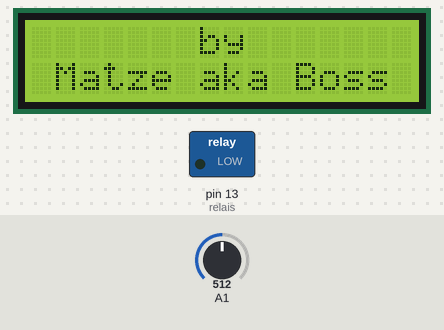
Bench run of a program on a simulated Arduino Nano, built with avr-gcc and run on an emulated ATmega328P. On the bench: 16×2 character LCD, switched loads named in the program (green lamp = pin HIGH). The test bench sets the inputs (shaded band); at power-on: A1 = 512. What the program prints to the serial monitor is not drawn.

Above: at 5.2 s.
At 11.3 s:
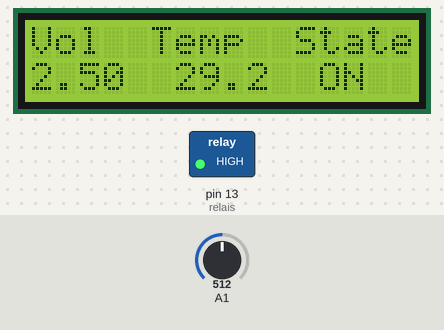
11.4 s: A1 set to 798
At 13.2 s:
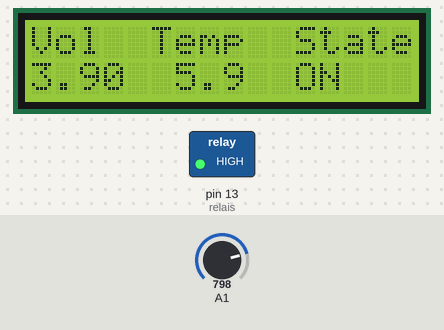
13.5 s: A1 set to 825
At 14.7 s:
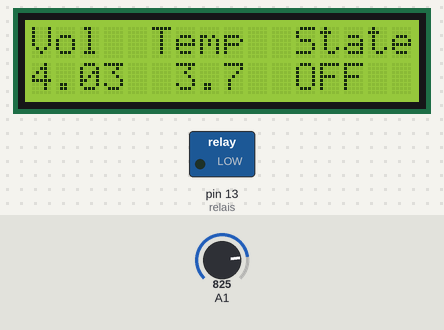
15.5 s: A1 set to 900
At 17.4 s:
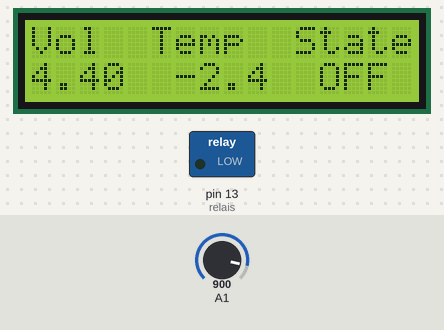
Timing chart, 0 to 18.9 s (numbered marks = the images above; inputs shaded):
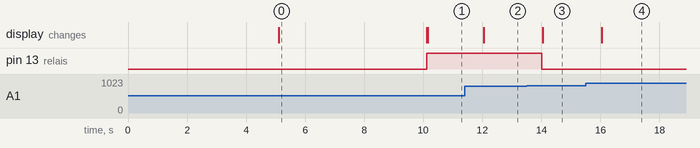

Measured:
- the behaviour switches between 809 and 810 on A1 (found by bisection; images 2 and 3)
- after the input at 11.4 s, the display: changes after 0.64 s (image 2)
- after the input at 13.5 s, pin 13 (relais): HIGH → LOW after 0.51 s; the display: changes after 0.54 s (image 3)
- after the input at 15.5 s, the display: changes after 0.54 s (image 4)
- what the display in image 0 shows lasts 5.0 s, from 5.1 s to 10.1 s

The program:

main.cpp
```cpp
#include <Arduino.h>
#include <stdlib.h>
#include <Wire.h>
#include <LiquidCrystal_I2C.h>
#include "ADCReadings.h"
#include "Interruptsetup.h"

// Pis and constants
#define voltage A1
#define relais 13

volatile bool execute = 0;

float setTemp = 7;            // Desired temperature in fridge
float hystTemp = 2;           // Allowed tolerance band for the temperature +/-
int numbMeasur = 100;         // Number of measurements for averaging adc values
float vA0off = 0.0;           // Offset A0
float vA0gain = 1.0;          // Gain for A0
float m = -16.675;            // Gain of liner regression of NTC value
float t = 70.97;              // Temperature offset of liner regression of NTC value
bool debug = true;            // True for debugging
bool relaisstate = 0;         // State of the relais
String relaisStatus = "OFF";  // State message relais
int lcd_reset_limit = 3600;   // Time in sec to reset the lcd screen to avoid buggy display
int lcd_reset_counter = 0;    // Time the lcd screen is on

// Set the LCD address to 0x27 for a 16 chars and 2 line display
LiquidCrystal_I2C lcd(0x27, 16, 2);

// Create sensor objects
ADCReadings volval(voltage, numbMeasur, vA0off, vA0gain);

void setup() {
  pinMode(relais, OUTPUT);
  interruptSetup(1024, 15624);      // prescaler and compare value https://tic.simsso.de/
  Serial.begin(9600);
  lcd.begin();
  lcd.backlight();
  lcd.setCursor(5, 0);
  lcd.print("Fridge");
  lcd.setCursor(3, 1);
  lcd.print("Controller");
  delay(5000);
  lcd.clear();
  lcd.setCursor(7, 0);
  lcd.print("by");
  lcd.setCursor(1, 1);
  lcd.print("Matze aka Boss");
  delay(5000);
  lcd.clear();
}

void loop() {

  if (execute) {
    execute = 0; // reset flag

    // Read voltage
    float valV = volval.readVoltageADC();

    // Calculate temperature
    float ntcTemp = m*valV + t;

    // Algorythm for temperature hysteresis

    if (ntcTemp > setTemp+hystTemp) {
      relaisstate = 1;
      digitalWrite(relais,relaisstate);
      relaisStatus = "ON ";
      Serial.println("To hot");
    }

    else if (ntcTemp < setTemp-hystTemp) {
      relaisstate = 0;
      digitalWrite(relais,relaisstate);
      relaisStatus = "OFF";
      Serial.println("To cold");
    }

    else if ((ntcTemp > setTemp+hystTemp) || (ntcTemp < setTemp-hystTemp)) {
      digitalWrite(relais,relaisstate);
      Serial.println("Optimal Window");
    }

    // Print values
    lcd.setCursor(0, 0);
    lcd.print("Vol  Temp  State");
    lcd.setCursor(0, 1);
    lcd.print(valV,2); lcd.print("  ");
    lcd.print(ntcTemp,1); lcd.print("  ");
    lcd.print(relaisStatus);

    // Debug values via serial communication
    if (debug) {
      Serial.println((String)"valV "+valV);
      Serial.println((String)"NTC "+ntcTemp);
      Serial.println((String)"LCD Counter "+lcd_reset_counter);
    }

    // Workaround buggy display values
    lcd_reset_counter += 1; // increase counter by 1

    // Workaround buggy display values
    if (lcd_reset_counter > lcd_reset_limit) {
      lcd.noDisplay();
      lcd.noBacklight();
      delay(3000);
      lcd.display();
      lcd.begin();
      lcd.setCursor(5, 0);
      lcd.print("Fridge");
      lcd.setCursor(3, 1);
      lcd.print("Controller");
      delay(5000);
      lcd.clear();
      lcd.setCursor(7, 0);
      lcd.print("by");
      lcd.setCursor(1, 1);
      lcd.print("Matze aka Boss");
      delay(5000);
      lcd.clear();
      lcd_reset_counter = 0;
    }

  }// end if

}// end loop

ISR(TIMER1_COMPA_vect) { // function which will be called when an interrupt occurs at timer 1

  execute = 1; // set flag
}
```

ADCReadings.h
```cpp
class ADCReadings {
  // class to read voltage from analog inputs

  private:
    uint8_t sensorpin;
    uint16_t numbMeasur;
    float vOff;
    float vGain;
    float vFinal;
    bool debug = false;

  public:
    ADCReadings(uint8_t pin, uint16_t readings, float offset, float gain){
      // Constructor
      sensorpin = pin;
      numbMeasur = readings;
      vOff = offset;
      vGain = gain;

      pinMode(sensorpin, INPUT);
      }

    long readVcc() {
      // Read 1.1V reference against AVcc
      long result;

      #if defined(__AVR_ATmega32U4__) || defined(__AVR_ATmega1280__) || defined(__AVR_ATmega2560__)
        ADMUX = _BV(REFS0) | _BV(MUX4) | _BV(MUX3) | _BV(MUX2) | _BV(MUX1);
      #elif defined (__AVR_ATtiny24__) || defined(__AVR_ATtiny44__) || defined(__AVR_ATtiny84__)
        ADMUX = _BV(MUX5) | _BV(MUX0);
      #elif defined (__AVR_ATtiny25__) || defined(__AVR_ATtiny45__) || defined(__AVR_ATtiny85__)
        ADMUX = _BV(MUX3) | _BV(MUX2);
      #else
        ADMUX = _BV(REFS0) | _BV(MUX3) | _BV(MUX2) | _BV(MUX1);
      #endif

      delay(2); // Wait for Vref to settle
      ADCSRA |= _BV(ADSC); // Convert
      while (bit_is_set(ADCSRA, ADSC));
      result = ADCL;
      result |= ADCH << 8;
      result = 1126400L / result; // Calculate Vcc (in mV); 1126400 = 1.1*1024*1000
      return result;
    }

    float avgMeasur(){
      // Read averaged ADC value
      long sum = 0;

      for(uint8_t n =0; n<numbMeasur; n++)
        {
          sum += analogRead(sensorpin);
        }

      float avgVal = sum/numbMeasur;

      if (debug) {
        Serial.print((String)"avgVal:"+avgVal+"  ");
      }

      return avgVal;
    }

    float readVoltageADC(){

      // read normal Arduino value
      float adcAvgVal = avgMeasur();

      // calculate voltage from adc value
      float vAvgVal = adcAvgVal * 5.0 / 1024.0;

      // read correct supply voltage
      float supply = readVcc() / 1000.0;

      // correct voltage reading
      float vCor = supply / 5 * vAvgVal;

      // correct sensor error
      vFinal = vCor * vGain + vOff;

      if (debug) {
        Serial.print((String)"vCor:"+vCor+"  ");
        Serial.print((String)"supply:"+supply+"  ");
        Serial.print((String)"vAvgVal:"+vAvgVal+"  ");
        Serial.print((String)"vFinal:"+vFinal+"  ");
      }

      return vFinal;
    }

};
```

Interruptsetup.h
```cpp
void interruptSetup(uint16_t prescaler, uint16_t comparevalue){
  cli(); // disable interrupts

  // reset timer 1
  TCCR1A = 0; // set TCCR1A register to 0
  TCCR1B = 0; // set TCCR1B register to 0
  TCNT1  = 0; // reset counter value

  OCR1A = comparevalue; // compare match register

  switch (prescaler) {
  case 1:
    TCCR1B |= (1 << CS10);
    break;
  case 8:
    TCCR1B |= (1 << CS11);
    break;
  case 64:
    TCCR1B |= (1 << CS11) | (1 << CS10);
    break;
  case 256:
    TCCR1B |= (1 << CS12);
    break;
  case 1024:
    TCCR1B |= (1 << CS12) | (1 << CS10);
    break;
  default:
    Serial.print((String)"[ERROR] Prescaler of:"+prescaler+" is not a proper value");
    //exit(0);
    break;
}

  TCCR1B |= (1 << WGM12); // turn on CTC mode and reser timer to 0
  TIMSK1 |= (1 << OCIE1A); // enable timer compare interrupt

  sei(); // allow interrupts
}
```
